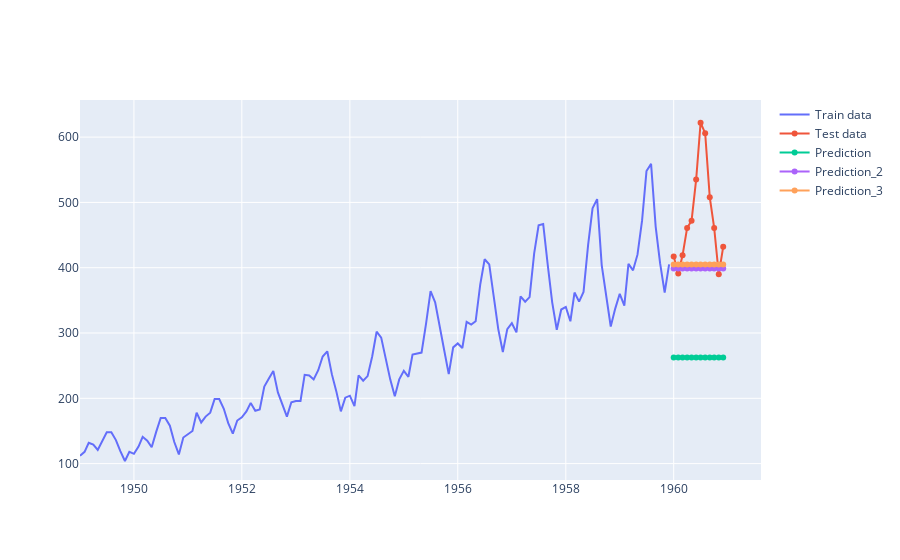

Notebook cell for this chart:
### Code cell
iplot(Figure([Scatter(x = train.index,
                     y = train.values,
                     name = 'Train data'),
             Scatter(x = test.index,
                     y = test.values,
                     name = 'Test data'),
             Scatter(x = preds.index,
                    y = preds.values,
                    name = 'Prediction'),
             Scatter(x = preds_2.index,
                    y = preds_2.values,
                    name = 'Prediction_2'),
             Scatter(x = preds_3.index,
                    y = preds_3.values,
                    name = 'Prediction_3')]))

### Figure 1 — Plotly figure (JSON) as saved in the notebook; plotly's stock layout.template omitted (floating-point values rounded to 4 significant figures; data arrays with more than 128 entries replaced by an {"elided": "..."} marker saying what was removed)
{"data": [{"name": "Train data", "type": "scatter", "x": {"elided": "132 str values"}, "y": {"elided": "132 int values"}}, {"name": "Test data", "type": "scatter", "x": ["1960-01-01T00:00:00", "1960-02-01T00:00:00", "1960-03-01T00:00:00", "1960-04-01T00:00:00", "1960-05-01T00:00:00", "1960-06-01T00:00:00", "1960-07-01T00:00:00", "1960-08-01T00:00:00", "1960-09-01T00:00:00", "1960-10-01T00:00:00", "1960-11-01T00:00:00", "1960-12-01T00:00:00"], "y": [417, 391, 419, 461, 472, 535, 622, 606, 508, 461, 390, 432]}, {"name": "Prediction", "type": "scatter", "x": ["1960-01-01T00:00:00", "1960-02-01T00:00:00", "1960-03-01T00:00:00", "1960-04-01T00:00:00", "1960-05-01T00:00:00", "1960-06-01T00:00:00", "1960-07-01T00:00:00", "1960-08-01T00:00:00", "1960-09-01T00:00:00", "1960-10-01T00:00:00", "1960-11-01T00:00:00", "1960-12-01T00:00:00"], "y": [262.5, 262.5, 262.5, 262.5, 262.5, 262.5, 262.5, 262.5, 262.5, 262.5, 262.5, 262.5]}, {"name": "Prediction_2", "type": "scatter", "x": ["1960-01-01T00:00:00", "1960-02-01T00:00:00", "1960-03-01T00:00:00", "1960-04-01T00:00:00", "1960-05-01T00:00:00", "1960-06-01T00:00:00", "1960-07-01T00:00:00", "1960-08-01T00:00:00", "1960-09-01T00:00:00", "1960-10-01T00:00:00", "1960-11-01T00:00:00", "1960-12-01T00:00:00"], "y": [398.8, 398.8, 398.8, 398.8, 398.8, 398.8, 398.8, 398.8, 398.8, 398.8, 398.8, 398.8]}, {"name": "Prediction_3", "type": "scatter", "x": ["1960-01-01T00:00:00", "1960-02-01T00:00:00", "1960-03-01T00:00:00", "1960-04-01T00:00:00", "1960-05-01T00:00:00", "1960-06-01T00:00:00", "1960-07-01T00:00:00", "1960-08-01T00:00:00", "1960-09-01T00:00:00", "1960-10-01T00:00:00", "1960-11-01T00:00:00", "1960-12-01T00:00:00"], "y": [405, 405, 405, 405, 405, 405, 405, 405, 405, 405, 405, 405]}], "layout": {}}
